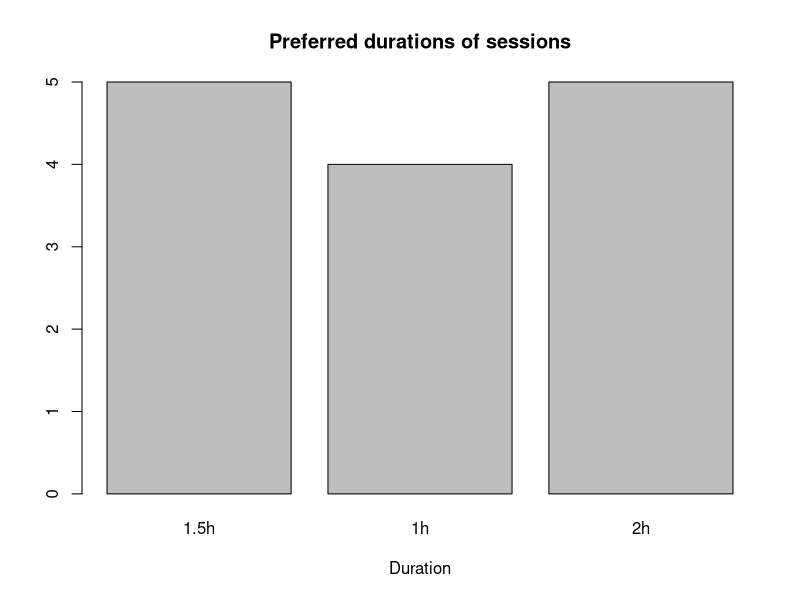
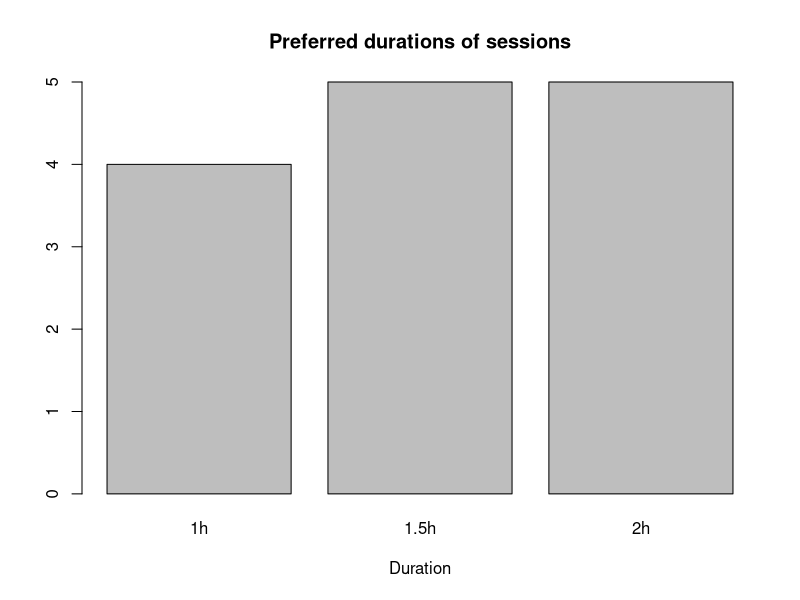
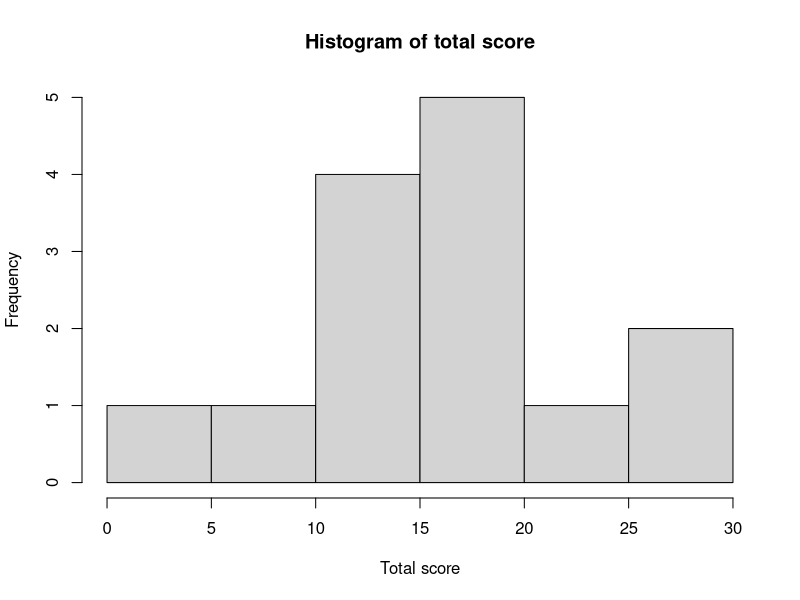
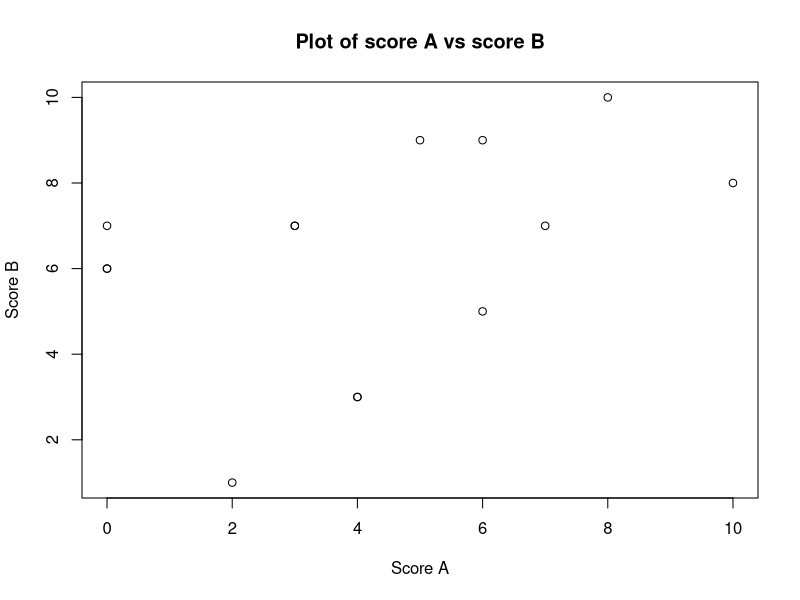

The R source for these figures, in order:
# Welcome to the first R-Ladies meetup and our introduction to R!
# In this code, we will look at the basics of R.
# We will start by creating our own objects and then move on to playing with the survey data.
# We finish by using a package.

# Part 1, creating objects

# Assign to object x the value 5
x <- 5

# Assign object x to be a vector of length 5 with elements 1,2,3,4,5
x <- c(1,2,3,4,5)
x <- c(1:5) # the colon means '1 to 5 by 1'
x <- seq(1,5) # seq does the same
x <- seq(2,10,2) # we can set the step to be by 2 or any other number

# Create new vectors y, z, u and v from x
y <- 5*x + 2
z <- y/2 - x
u <- sqrt(z)
v <- z^2

# Extract common summary statistics from x
a <- max(x)
b <- min(x)
c <- sd(x)
d <- mean(x)
e <- sum(x)

# Create objects from particular elements of x
xprime1 <- x[x>4] # elements of x greater than 4
xprime2 <- x[x>=4] # elements of x greater than or equal to 4
xprime3 <- x[x==4] # elements of x equal to 4
xprime4 <- x[x!=4] # elemenets of x not equal to 4
xprime5 <- x[1:3] # values first three elements of x
xprime6 <- x[c(1,3,5)] # values from elements 1, 3 and 5 of x
xprime7 <- x[-(1:3)] # values not in the first three elements of x

# Check what type of vector x is
class(x)
xchar <- as.character(x) # convert to a character vector
xnum <- as.numeric(xchar) # convert back to numeric

# Create a 3x3 matrix M with values 1:9 
M <- array(1:9,dim=c(3,3))

# Look at different elements of M
M
M[1,2] # element in first row, second column
M[3,1] # element in third row, first column
M[,1] # elements in first column
M[,2] # elements in second column
M[1,] # elements in first row

# Create a vector m1 from a column of matrix M
m1 <- M[,1]

# Create a 3x3 matrix N with values 1:9, arranged differently
N <- array(c(1,4,7,2,5,8,3,6,9),dim=c(3,3))

# Create matrices O and P from M and N
O <- M*N # element by element multiplication
O
P <- O+2
P
Omat <- M%*%N # matrix multiplication
Omat

# Transpose M
Mt <- t(M)
Mt

# Use a for loop to make a new matrix that depends on element index of M
Mloop <- matrix(0,3,3) # make a matrix of zeros to send results to
for (i in c(1:9)){ # for loop where an object i iterates from 1 to 9
  Mloop[i] <- M[i]*i # in each iteration, this operation is performed
}

# Use a for loop but now include a condition
Mloop2 <- matrix(0,3,3)
for (i in c(1:9)){
  if (N[i] >= 4){ # the operation within this bracket will only be carried out if the ith element of N is greater than 3
    Mloop2[i] <- M[i]*i
  }
}

# Q: Create 3x3 matrix with values 3 to 15, increasing by 3 each time.
# Try multiplying/dividing/adding/substracting this matrix with matrix M.
# What is the maximum value in your new matrix?

# Part 2, survey data

# Import survey data
surveydata <- read.csv("rladiessurvey.csv")

# Change the names of the columns (variables)
colnames(surveydata) <- c("date","experience","purpose","expectations","sharing","organising","time","duration")

# Create a vector from one of the columns of the dataframe
date <- surveydata$date

# Create a vector with values 1:number of rows in the survey data
uniqueID <- c(1:nrow(surveydata))

# Join the uniqueID vector to the left of the survey data
surveydata <- cbind(uniqueID,surveydata) # uniqueID is now the first column of surveydata

# Check how many responders wanted 1.5h sessions
nrow(surveydata[surveydata$duration=="1.5h",])
table(surveydata$duration) # get counts of all duration choices

# Create a fictional new responder
newresponse <- cbind(15,surveydata[14,-1]) # they have the same responses as responder 14
colnames(newresponse) <- colnames(surveydata) # need to have the same column names as the survey data
surveydata <- rbind(surveydata,newresponse) # join new responder to bottom of survey data, this is now the last row

# Import a new survey dataset with 3 additional fictional 'score' columns
surveydata2 <- read.csv("rladiessurvey2.csv")

# Check what type of columns we have
class(surveydata2$duration)
class(surveydata2$scoreA)

# Take the sum of each row in the three score columns
sumscore <- rowSums(surveydata2[,c(9,10,11)]) # this is a vector with the same length as the survey data
surveydata2 <- cbind(surveydata2,sumscore) # join this vector to right of surveydata2, this is now the last column

# Find the mean and standard deviations of each score column
scoremeans <- colMeans(surveydata2[,c(9,10,11,12)]) # vector of length 4
scoresds <- sapply(surveydata2[,c(9,10,11,12)],sd) # vector of length 4

# Create plots of the data
barplot(table(surveydata2$duration),main="Preferred durations of sessions",xlab="Duration") # bar plot of session duration responses
levels(surveydata2$duration) # check order of levels in duration
surveydata2$duration = factor(surveydata2$duration, levels = c("1h","1.5h","2h")) # reorder
levels(surveydata2$duration)
barplot(table(surveydata2$duration),main="Preferred durations of sessions",xlab="Duration")
hist(surveydata2$sumscore,main="Histogram of total score",xlab="Total score") # histogram of total scores
plot(surveydata2$scoreA,surveydata2$scoreB,main="Plot of score A vs score B",xlab="Score A",ylab="Score B") # scatter plot of score A vs score B

# Q: How many responders said that they had no experience with R?
# What was the total score of responder 12?
# What was the max total score in the data?
# Plot a bar plot of duration for only the first 7 responders

# Part 3, using a package

install.packages("abind") # install the package abind
library(abind) # load the package

# Create a 3x3x2 array from M and N
Q <- abind(M,N,along=3)
